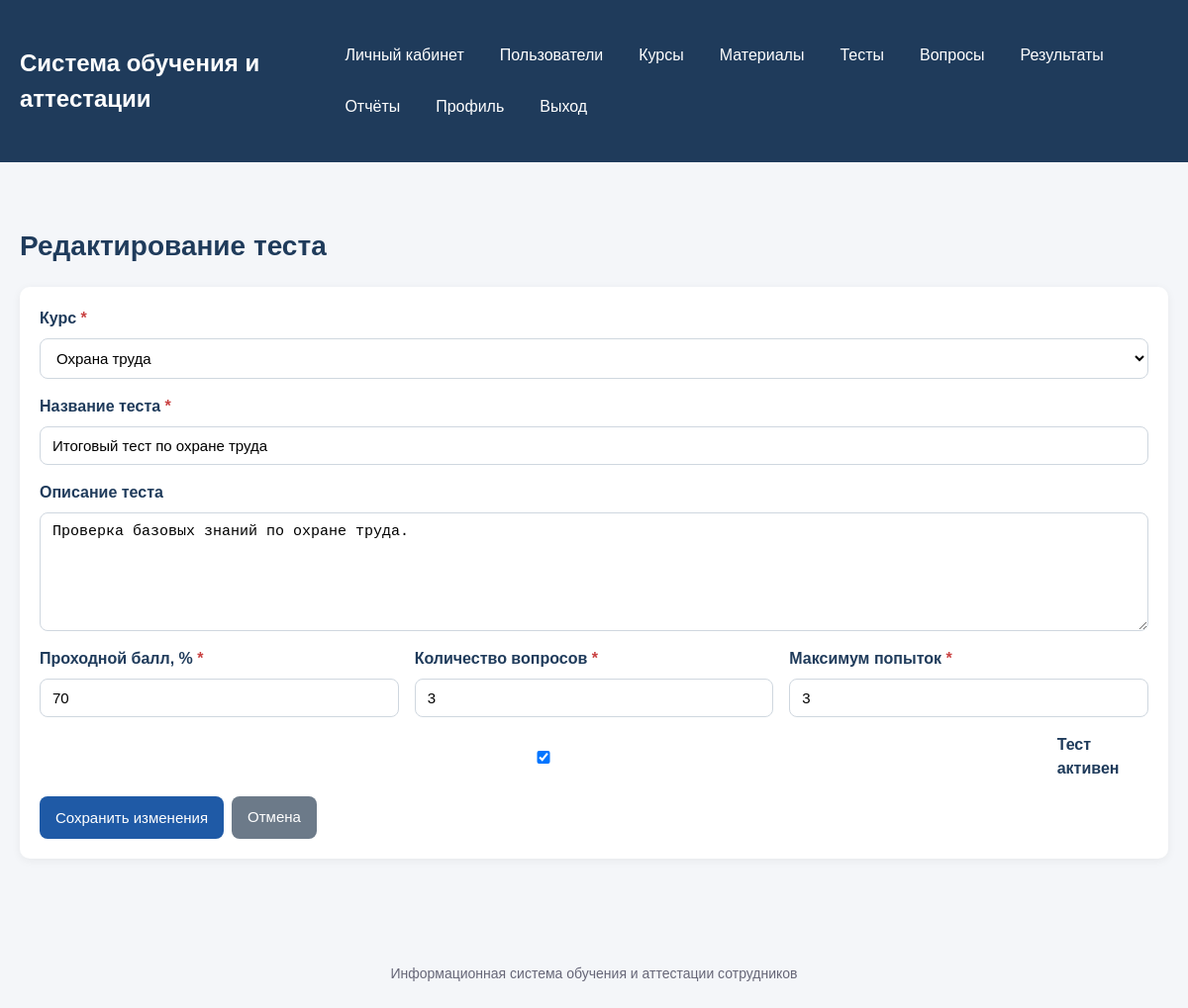
The app's page /tests/edit/1 (signed in) with its own data.
### models.py (models this page shows, shortened)
class Test(db.Model):
    __tablename__ = "tests"
    id = db.Column(db.Integer, primary_key=True)
    title = db.Column(db.String(200), nullable=False)
    description = db.Column(db.Text)
    pass_score = db.Column(db.Integer, nullable=False, default=70)
    question_count = db.Column(db.Integer, nullable=False, default=10)
    max_attempts = db.Column(db.Integer, nullable=False, default=3)
    is_active = db.Column(db.Boolean, default=True, nullable=False)
    course_id = db.Column(
        db.Integer,
        db.ForeignKey("courses.id", ondelete="CASCADE"),
        nullable=False
    )
    course = db.relationship("Course", back_populates="tests")
    questions = db.relationship(
        "Question",
        back_populates="test",
        cascade="all, delete-orphan",
        order_by="Question.id.asc()"
    )
    attempts = db.relationship(
        "Attempt",
        back_populates="test",
        cascade="all, delete-orphan"
    )

class Course(db.Model):
    __tablename__ = "courses"
    id = db.Column(db.Integer, primary_key=True)
    title = db.Column(db.String(200), nullable=False)
    description = db.Column(db.Text)
    materials = db.relationship(
        "Material",
        back_populates="course",
        cascade="all, delete-orphan"
    )
    tests = db.relationship(
        "Test",
        back_populates="course",
        cascade="all, delete-orphan"
    )
    assignments = db.relationship(
        "CourseAssignment",
        back_populates="course",
        cascade="all, delete-orphan"
    )

### app.py (the view, shortened to what this page needs)
@app.route("/tests/edit/<int:test_id>", methods=["GET", "POST"])
@login_required
@roles_required("admin")
def edit_test(test_id):
    test_obj = Test.query.get_or_404(test_id)
    courses_list = Course.query.order_by(Course.title.asc()).all()
    return render_template("test_form.html", test=test_obj, courses=courses_list)

### app.py (called while the page is built)
def current_user():
    user_id = session.get("user_id")
    if not user_id:
        return None
    return db.session.get(User, user_id)

@app.context_processor
def inject_user():
    return {"current_user": current_user()}

def login_required(view_func):
    @wraps(view_func)
    def wrapper(*args, **kwargs):
        if not current_user():
            flash("Сначала войдите в систему.", "warning")
            return redirect(url_for("login"))
        return view_func(*args, **kwargs)
    return wrapper

def roles_required(*roles):
    def decorator(view_func):
        @wraps(view_func)
        def wrapper(*args, **kwargs):
            user = current_user()
            if not user:
                flash("Сначала войдите в систему.", "warning")
                return redirect(url_for("login"))
            if user.role not in roles:
                flash("У вас нет доступа к этому разделу.", "danger")
                return redirect(url_for("dashboard"))
            return view_func(*args, **kwargs)
        return wrapper
    return decorator

### templates/test_form.html (shortened to what this page needs)
{% extends "base.html" %}
{% block content %}
    <h1 class="page-title">
        {% if test %}
            Редактирование теста
        {% else %}
            Создание теста
        {% endif %}
    </h1>
    <section class="section">
        <form method="post" class="form">
            <div class="form-row">
                <label for="course_id">Курс</label>
                <select id="course_id" name="course_id" required>
                    {% for course in courses %}
                        <option
                            value="{{ course.id }}"
                            {% if test and test.course_id == course.id %}selected{% endif %}
                        >
                            {{ course.title }}
                        </option>
                    {% endfor %}
                </select>
            </div>
            <div class="form-row">
                <label for="title">Название теста</label>
                <input
                    type="text"
                    id="title"
                    name="title"
                    required
                    value="{{ test.title if test else '' }}"
                    placeholder="Введите название теста"
                >
            </div>
            <div class="form-row">
                <label for="description">Описание теста</label>
                <textarea
                    id="description"
                    name="description"
                    placeholder="Введите описание теста"
                >{{ test.description if test else '' }}</textarea>
            </div>
            <div class="form-inline">
                <div class="form-row">
                    <label for="pass_score">Проходной балл, %</label>
                    <input
                        type="number"
                        id="pass_score"
                        name="pass_score"
                        min="1"
                        max="100"
                        required
                        value="{{ test.pass_score if test else 70 }}"
                    >
                </div>
                <div class="form-row">
                    <label for="question_count">Количество вопросов</label>
                    <input
                        type="number"
                        id="question_count"
                        name="question_count"
                        min="1"
                        required
                        value="{{ test.question_count if test else 10 }}"
                    >
                </div>
                <div class="form-row">
                    <label for="max_attempts">Максимум попыток</label>
                    <input
                        type="number"
                        id="max_attempts"
                        name="max_attempts"
                        min="1"
                        required
                        value="{{ test.max_attempts if test else 3 }}"
                    >
                </div>
            </div>
            {% if test %}
                <div class="form-row">
                    <label class="answer-option">
                        <input
                            type="checkbox"
                            name="is_active"
                            value="1"
                            {% if test.is_active %}checked{% endif %}
                        >
                        <span>Тест активен</span>
                    </label>
                </div>
            {% endif %}
            <div class="actions">
                <button type="submit" class="btn btn-primary">
                    {% if test %}Сохранить изменения{% else %}Создать тест{% endif %}
                </button>
                <a href="{{ url_for('tests') }}" class="btn btn-secondary">Отмена</a>
            </div>
        </form>
    </section>
{% endblock %}

### static/css/style.css (style rules this page uses)
* { box-sizing: border-box; margin: 0; padding: 0; }
body { font-family: Arial, sans-serif; background: #f4f6f9; color: #222; line-height: 1.5; }
a { color: #1f5aa6; text-decoration: none; }
.page-title { font-size: 28px; margin-bottom: 20px; color: #1f3b5b; }
.section { background: #ffffff; border-radius: 10px; padding: 20px; margin-bottom: 20px; box-shadow: 0 2px 10px rgba(0, 0, 0, 0.06); }
.form { display: flex; flex-direction: column; gap: 16px; }
.form-row { display: flex; flex-direction: column; gap: 8px; }
.form-row label { font-weight: bold; color: #1f3b5b; }
.form-row input, .form-row textarea, .form-row select { width: 100%; padding: 10px 12px; border: 1px solid #cfd7df; border-radius: 8px; font-size: 15px; background: #ffffff; }
.form-row textarea { min-height: 120px; resize: vertical; }
.form-inline { display: flex; flex-wrap: wrap; gap: 16px; }
.form-inline .form-row { flex: 1 1 250px; }
.btn { display: inline-block; padding: 10px 16px; border: none; border-radius: 8px; cursor: pointer; font-size: 15px; text-align: center; text-decoration: none; transition: 0.2s ease; }
.btn-primary { background: #1f5aa6; color: #ffffff; }
.btn-secondary { background: #6c7a89; color: #ffffff; }
.actions { display: flex; flex-wrap: wrap; gap: 8px; }
.answer-option { display: flex; align-items: center; gap: 10px; }

### records on screen
Test: course_id "Охрана труда", title "Итоговый тест по охране труда", description "Проверка базовых знаний по охране труда.", pass_score "70", question_count "3", max_attempts "3", is_active "☑"
